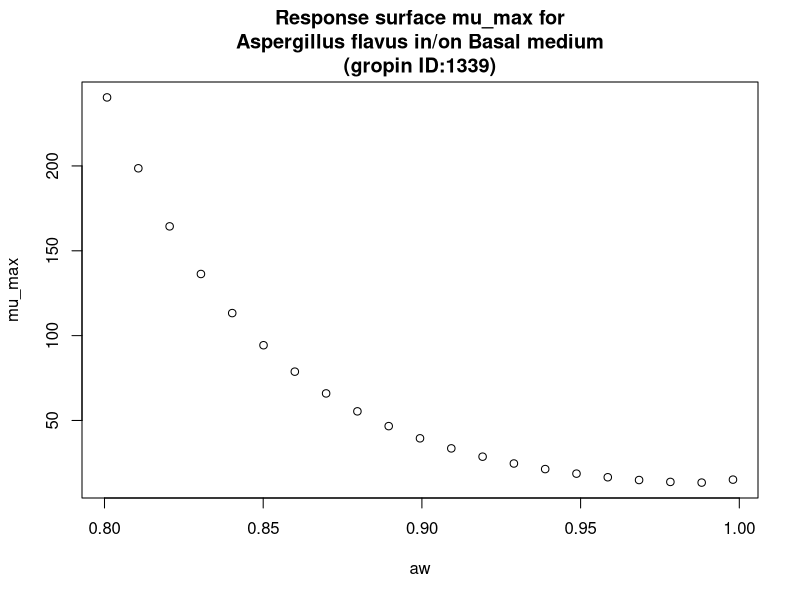

This chart was generated by the following R code:
#############################
# start of Parameter script
#############################
aw <- seq(0.8008,0.998001998001998,length.out=21)
#############################
# end of Parameter script
#############################
############################# 
# start of Model script Gropin ID 1339 
#############################
 
# constant coefficients for this model
 
variables <- data.frame(aw)
argumentsPar <- expand.grid(variables)
 
# heart of the model
response_surface <- function(aw) {
   mumax <-exp(2.930-5.917*sqrt(1-aw)+26.07*(sqrt(1-aw))^2)

return(mumax=mumax)
} 

# output parameters
mumax <- cbind(argumentsPar,response_surface(argumentsPar['aw']))
colnames(mumax) <- c(colnames(argumentsPar),'mumax')
#############################
# End of Model script
#############################
############################# 
# start of Visualisation script Gropin ID 1339 
#############################
plot(aw,mumax$mumax,
                          xlab='aw',
                          ylab='mu_max',main='Response surface mu_max for
Aspergillus flavus in/on Basal medium
(gropin ID:1339)')
#############################
# End of Visualisation script
#############################
